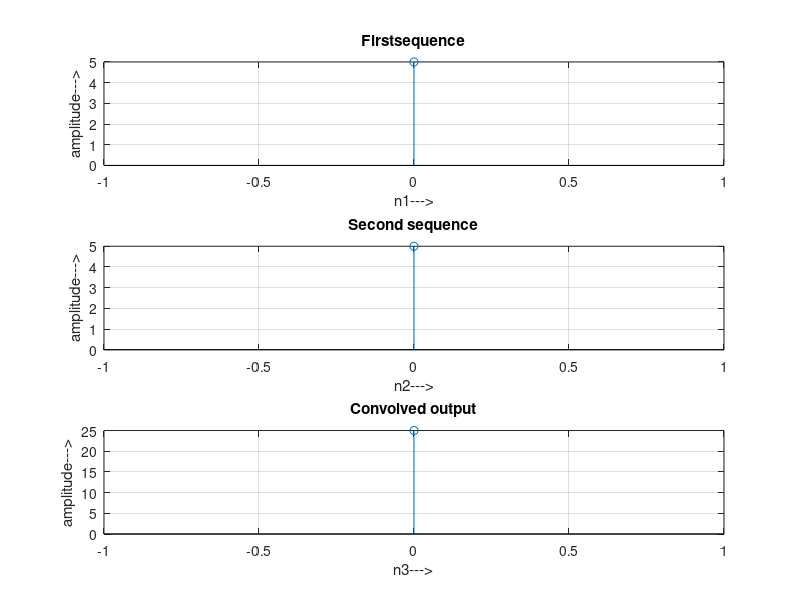

The MATLAB source for this figure:
x1=input('Enter the first sequence x1(n) = ');
x2=input('Enter the second sequence x2(n) = ');
L=length(x1);
M=length(x2);
N=L+M-1;
yn=conv(x1,x2);
disp('The values of yn are');
disp(yn);
n1=0:L-1;
subplot(311);
stem(n1,x1);
grid on;
xlabel('n1--->');
ylabel('amplitude--->');
title('Firstsequence');
%second sequence
n2=0:M-1;
subplot(312);
stem(n2,x2);
grid on;
xlabel('n2--->');
ylabel('amplitude--->');
title('Second sequence');

%convolved sequence
n3=0:N-1;
subplot(313);
stem(n3,yn);
grid on;
xlabel('n3--->');
ylabel('amplitude--->');
title('Convolved output');

